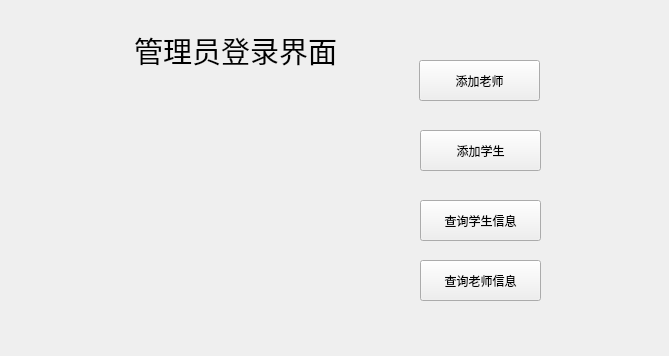
<?xml version="1.0" encoding="UTF-8"?>
<ui version="4.0">
 <class>AdmMenuWidget</class>
 <widget class="QWidget" name="AdmMenuWidget">
  <property name="geometry">
   <rect>
    <x>0</x>
    <y>0</y>
    <width>669</width>
    <height>356</height>
   </rect>
  </property>
  <property name="windowTitle">
   <string>Form</string>
  </property>
  <widget class="QPushButton" name="addButton">
   <property name="geometry">
    <rect>
     <x>419</x>
     <y>60</y>
     <width>121</width>
     <height>41</height>
    </rect>
   </property>
   <property name="font">
    <font>
     <family>微软雅黑</family>
    </font>
   </property>
   <property name="text">
    <string>添加老师</string>
   </property>
  </widget>
  <widget class="QPushButton" name="selectstudentButton">
   <property name="geometry">
    <rect>
     <x>420</x>
     <y>200</y>
     <width>121</width>
     <height>41</height>
    </rect>
   </property>
   <property name="font">
    <font>
     <family>微软雅黑</family>
    </font>
   </property>
   <property name="text">
    <string>查询学生信息</string>
   </property>
  </widget>
  <widget class="QPushButton" name="selectTeacherButton">
   <property name="geometry">
    <rect>
     <x>420</x>
     <y>260</y>
     <width>121</width>
     <height>41</height>
    </rect>
   </property>
   <property name="font">
    <font>
     <family>微软雅黑</family>
    </font>
   </property>
   <property name="text">
    <string>查询老师信息</string>
   </property>
  </widget>
  <widget class="QLabel" name="label">
   <property name="geometry">
    <rect>
     <x>80</x>
     <y>0</y>
     <width>311</width>
     <height>101</height>
    </rect>
   </property>
   <property name="font">
    <font>
     <family>新宋体</family>
    </font>
   </property>
   <property name="text">
    <string>&lt;html&gt;&lt;head/&gt;&lt;body&gt;&lt;p align=&quot;center&quot;&gt;&lt;span style=&quot; font-size:22pt;&quot;&gt;管理员登录界面&lt;/span&gt;&lt;/p&gt;&lt;/body&gt;&lt;/html&gt;</string>
   </property>
  </widget>
  <widget class="QPushButton" name="addButton1">
   <property name="geometry">
    <rect>
     <x>420</x>
     <y>130</y>
     <width>121</width>
     <height>41</height>
    </rect>
   </property>
   <property name="font">
    <font>
     <family>微软雅黑</family>
    </font>
   </property>
   <property name="text">
    <string>添加学生</string>
   </property>
  </widget>
 </widget>
 <resources/>
 <connections/>
</ui>
